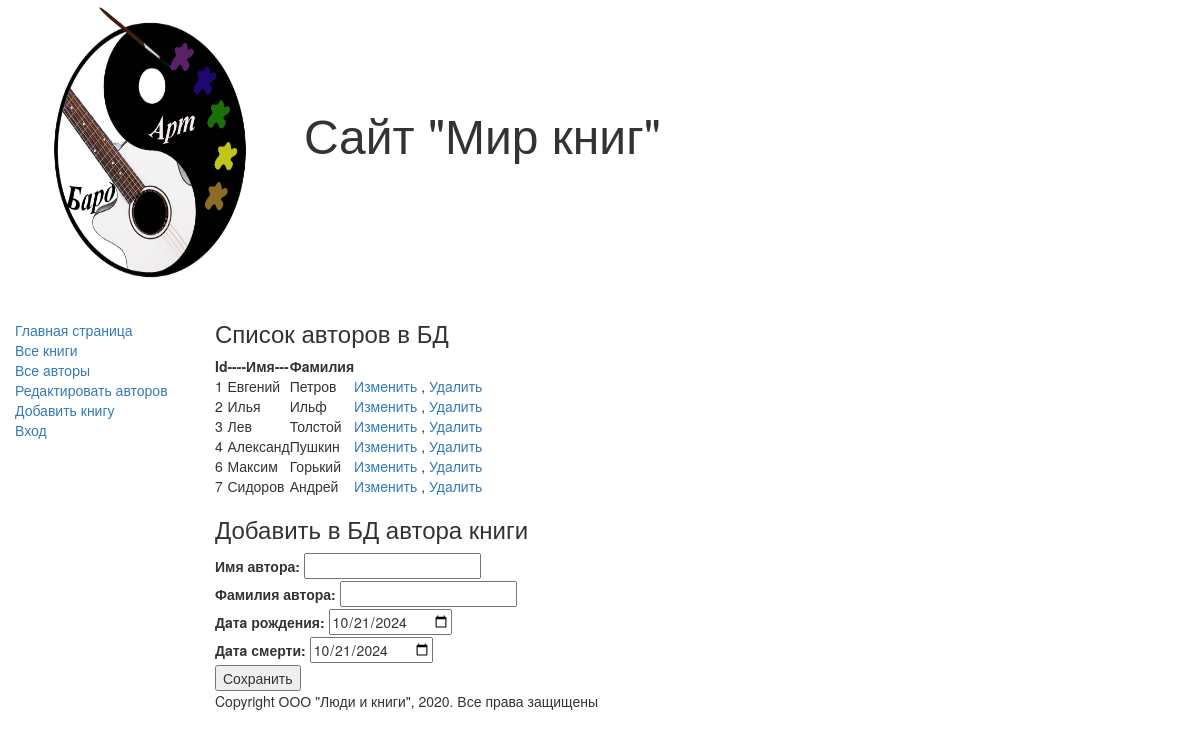
Page /authors_add/ on the committed database.
### catalog/models.py (models this page shows, shortened)
class Author(models.Model):
    first_name = models.CharField(max_length=100,
                        help_text="Введите имя автора",
                        verbose_name="Имя автора")
    last_name = models.CharField(max_length=100,
                        help_text="Введите фамилию автора",
                        verbose_name="Фамилия автора")
    date_of_birth = models.DateField(
                        help_text="Введите дату рождения",
                        verbose_name="Дaтa рождения",
                        null=True,blank=True)
    date_of_death = models.DateField(
                        help_text = "Введите дату смерти",
                        verbose_name = "Дaтa смерти",
                        null = True, blank = True)

### catalog/views.py (the view)
# urls.py: path('authors_add/', views.authors_add, name = 'authors_add'),
def authors_add(request):
    author = Author.objects.all()
    authorsform = AuthorsForm()
    return render(request, 'catalog/authors_add.html', {'form': authorsform, 'author': author})

### catalog/forms.py
class AuthorsForm (forms.Form) :
    first_name = forms.CharField(label="Имя автора")
    last_name = forms.CharField(label="Фамилия автора")
    date_of_birth = forms.DateField(label="Дaтa рождения",
        initial=format(date.today()),
        widget=forms.widgets.DateInput(attrs= {'type': 'date'}))
    date_of_death = forms.DateField(label="Дaтa смерти",
        initial=format(date.today() ),
        widget=forms.widgets.DateInput(attrs= {'type': 'date'}))

### catalog/templates/catalog/authors_add.html (shortened to what this page needs)
{% extends "base_generic.html" %}
{% block content %}
    <h3>Список авторов в БД</h3>
        <table>
            <thead><th>Id</th><th>----Имя---</th><th>Фaмилия</th><th></th></thead>
    {% if author %}
        {% for author in author.all %}
            <tr>
                <td>{{author.id}}</td>
                <td>{{author.first_name}}</td>
                <td>{{author.last_name}}</td>
                <td><a href="/editl/{{author.id}}">Измeнить</a> ,
                    <a href="/delete/{{author.id}}">Удaлить</a></td>
            </tr>
        {% endfor %}
    {% else %}
        <p>В базе данных нет авторов</p>
    {% endif %}
        </table>
    <h3>Добавить в БД автора книги</h3>
    <form method = "POST" action = '/create/'>
        <table>
            {{ form }}
        </table>
        <input type="submit" value="Сохранить">
    </form>
{% endblock %}

### rows in the picture
Author: id "1", first_name "Евгений", last_name "Петров"
Author: id "2", first_name "Илья", last_name "Ильф"
Author: id "3", first_name "Лев", last_name "Толстой"
Author: id "4", first_name "Александ", last_name "Пушкин"
Author: id "6", first_name "Максим", last_name "Горький"
Author: id "7", first_name "Сидоров", last_name "Андрей"
